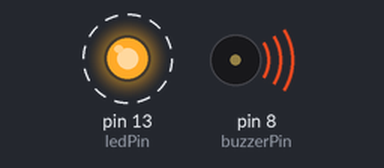
Simulated run of this sketch. Board: Arduino Uno, built with avr-gcc and run on an emulated ATmega328P. On the bench: output pins drawn as LEDs (lit = HIGH), buzzer (waves = sounding, pin HIGH). Dashed ring = blinking.

Above: at 0.5 s.
Timing chart, 0 to 4.6 s (numbered marks = the images above):
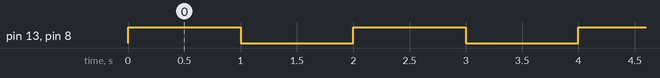

The sketch:

BuzzerLED.ino
```cpp
int ledPin = 13;
int buzzerPin = 8;

void setup() {
  // put your setup code here, to run once:
  pinMode(ledPin, OUTPUT);
  pinMode(buzzerPin, OUTPUT);
}

void loop() {
  // put your main code here, to run repeatedly:
  digitalWrite(ledPin, HIGH);
  digitalWrite(buzzerPin, HIGH);

  delay(1000);

  digitalWrite(ledPin, LOW);
  digitalWrite(buzzerPin, LOW);
  delay(1000);
}
```

Measured:
- by itself, pin 13 (ledPin), pin 8 (buzzerPin): alternates HIGH for 1.0 s and LOW for 1.0 s
